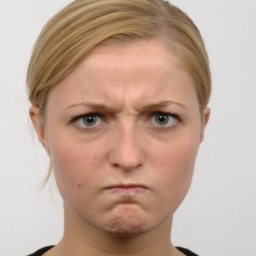
#> input picture algorithm/emotionKNN/dataset/angry/b0.jpg, 256 x 256 px, found by its file name; its folder holds only this picture in this run
$ python train.py
#> lines starting #> are read from the running program, lines starting #| are printed output that depends on the picture
import os
import numpy as np
import cv2
import matplotlib.pyplot as plt
import pickle
import sklearn
import seaborn

from skimage.feature import hog
from sklearn.tree import DecisionTreeClassifier
from sklearn.cluster import KMeans
from scipy.spatial.distance import cdist
from sklearn.model_selection import train_test_split
from sklearn.neighbors import KNeighborsClassifier
from sklearn.metrics import accuracy_score, precision_score, recall_score, confusion_matrix
from sklearn.linear_model import LogisticRegression
from sklearn.ensemble import RandomForestClassifier
from skimage import io
from PIL import Image
from sklearn.naive_bayes import GaussianNB


def extract_hog_features(X):
    image_descriptors = []
    for i in range(len(X)):  # 此处的X为之前训练部分所有图像的矩阵形式拼接而来，所以len(X)实为X中矩阵的个数，即训练部分图像的个数
        print(i)  # 方便了解程序进程
        fd, _ = hog(X[i], orientations=9, pixels_per_cell=(16, 16), cells_per_block=(16, 16),
                    block_norm='L2-Hys', visualize=True)  # 此处的参数细节详见其他文章
        image_descriptors.append(fd)  # 拼接得到所有图像的hog特征
    return image_descriptors  # 返回的是训练部分所有图像的hog特征


def extract_hog_features_single(X):
    image_descriptors_single = []
    fd, _ = hog(X, orientations=9, pixels_per_cell=(16, 16), cells_per_block=(16, 16),
                block_norm='L2-Hys', visualize=True)
    image_descriptors_single.append(fd)
    return image_descriptors_single


def read_data(label2id):  # label2id为定义的标签
    X = []
    Y = []
    path = r'.\dataset'
    for label in os.listdir(path):  # os.listdir用于返回指定的文件夹包含的文件或文件夹的名字的列表，此处遍历每个文件夹
        for img_file in os.listdir(os.path.join(path, label)):  # 遍历每个表情文件夹下的图像
            image = cv2.imread(os.path.join(path, label, img_file))  # 读取图像
#> image is the input picture: shape (256, 256, 3); mean B, G, R 151.9, 167, 192.2
            gray_img = cv2.cvtColor(image, cv2.COLOR_RGB2GRAY)
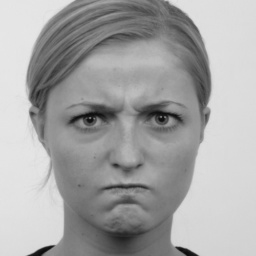
#> gray_img: shape (256, 256); min 10, max 232, mean 165.5
            result = gray_img / 255.0  # 图像归一化
            cv2.waitKey(0)
            cv2.destroyAllWindows()
            X.append(result)  # 将读取到的所有图像的矩阵形式拼接在一起
            Y.append(label2id[label])  # 将读取到的所有图像的标签拼接在一起
#> pass 2 of the loop in read_data, `for label in os.listdir(path):`:
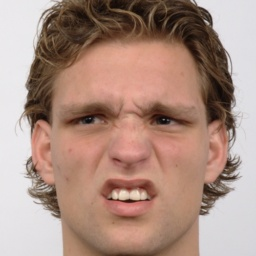
#> input picture algorithm/emotionKNN/dataset/disgust/b127.jpg, 256 x 256 px, found by its file name
#> in read_data, image is the input picture: shape (256, 256, 3); mean B, G, R 130.3, 142.6, 172
#> in read_data, `gray_img = cv2.cvtColor(image, cv2.COLOR_RGB2GRAY)`:
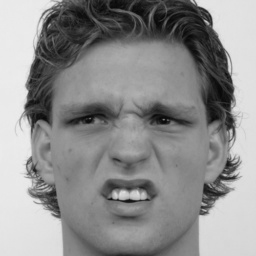
#> gray_img: shape (256, 256); min 6, max 238, mean 142.3
    return X, Y  # 返回的X,Y分别是图像的矩阵表达和图像的标签


label2id = {'angry': 0, 'disgust': 1, 'fearful': 2, 'happy': 3, 'neutral': 4, 'sad': 5, 'surprise': 6}
X, Y = read_data(label2id)
#> X = 2 items; Y = [0, 1]
X_features = extract_hog_features(X)
#> the loop in extract_hog_features, `for i in range(len(X)):` made 2 passes
#| 0
#| 1
#> after the loop in extract_hog_features, `for i in range(len(X)):`: image_descriptors = 2 items
#> X_features = 2 items
X_train, X_test, Y_train, Y_test = train_test_split(X_features, Y, test_size=0.25, random_state=42)
#> X_train = 1 item; X_test = 1 item; Y_train = [0]; Y_test = [1]


def evaluate_model(model, X_test, Y_test, model_name):
#> called with model_name = 'KNN'
    Y_predict = model.predict(X_test)
#> Y_predict = [0]
    acc = accuracy_score(Y_test, Y_predict)
#> acc = 0
    precision = precision_score(Y_test, Y_predict, average='macro')
#> precision = 0
    recall = recall_score(Y_test, Y_predict, average='macro')
#> recall = 0
    cm = confusion_matrix(Y_test, Y_predict)
#> cm = [[0, 0], [1, 0]]
    print(f"{model_name} - Accuracy: {acc}, Precision: {precision}, Recall: {recall}")
#| KNN - Accuracy: 0.0, Precision: 0.0, Recall: 0.0
    print("Confusion Matrix:")
    print(cm)
#| [[0 0]
#|  [1 0]]

    xtick = ['angry', 'disgust', 'fearful', 'happy', 'neutral', 'sad', 'surprise']
    ytick = xtick

    f, ax = plt.subplots(figsize=(7, 5))
    ax.tick_params(axis='y', labelsize=15)
    ax.tick_params(axis='x', labelsize=15)

    seaborn.set(font_scale=1.2)
    plt.rc('font', family='Times New Roman', size=15)

    seaborn.heatmap(cm, fmt='g', cmap='Blues', annot=True, cbar=True, xticklabels=xtick, yticklabels=ytick, ax=ax)

    plt.title(f'{model_name} - Confusion Matrix', fontsize='x-large')

    plt.show()
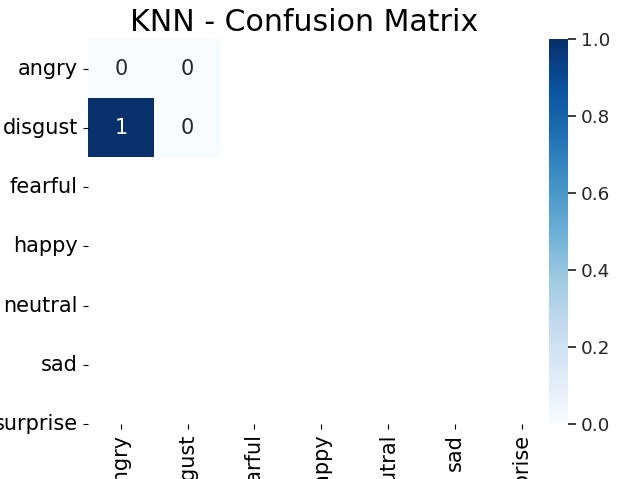
#> figure drawn by matplotlib, 2 panels


# SVM算法
'''
svm = sklearn.svm.SVC(C=2, kernel='rbf', gamma=10, decision_function_shape='ovr')  # acc=0.9534
svm.fit(X_train, Y_train)
evaluate_model(svm, X_test, Y_test, "SVM")
'''

# KNN算法

knn = KNeighborsClassifier(n_neighbors=1)  # 0.93
knn.fit(X_train, Y_train)
evaluate_model(knn, X_test, Y_test, "KNN")

output = open('.\\model\\knn.pkl', 'wb')
pickle.dump(knn, output)
output.close()
# KNN - Accuracy: 0.717391304347826, Precision: 0.7772108843537415, Recall: 0.7226190476190476


# 决策树算法
# tree_D = DecisionTreeClassifier()
# tree_D.fit(X_train, Y_train)
# evaluate_model(tree_D, X_test, Y_test, "Decision Tree")
# Decision Tree - Accuracy: 0.6521739130434783, Precision: 0.6130952380952381, Recall: 0.6363378684807256

# 朴素贝叶斯分类

# mlt = GaussianNB()
# mlt.fit(X_train, Y_train)
# evaluate_model(mlt, X_test, Y_test, "Naive Bayes")
# Naive Bayes - Accuracy: 0.5434782608695652, Precision: 0.6162337662337662, Recall: 0.5687641723356008

# 逻辑回归分类

# logistic = LogisticRegression()
# logistic.fit(X_train, Y_train)
# evaluate_model(logistic, X_test, Y_test, "Logistic Regression")
# Logistic Regression - Accuracy: 0.41304347826086957, Precision: 0.3875, Recall: 0.4532312925170068

# 随机森林

# Forest = RandomForestClassifier(n_estimators=180, random_state=0)
# Forest.fit(X_train, Y_train)
# evaluate_model(Forest, X_test, Y_test, "Random Forest")
# Random Forest - Accuracy: 0.782608695652174, Precision: 0.8709227280655852, Recall: 0.8031746031746032
